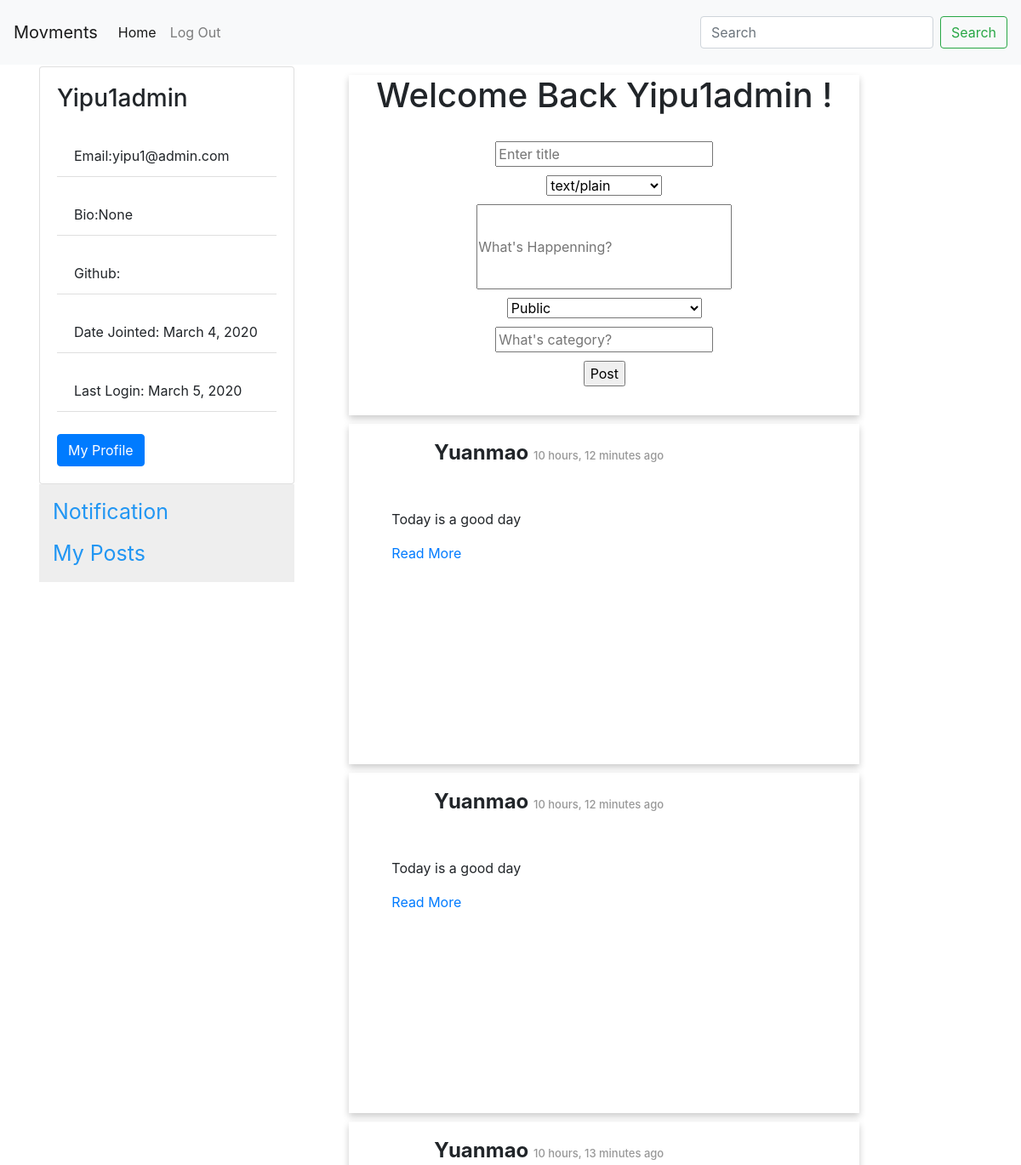
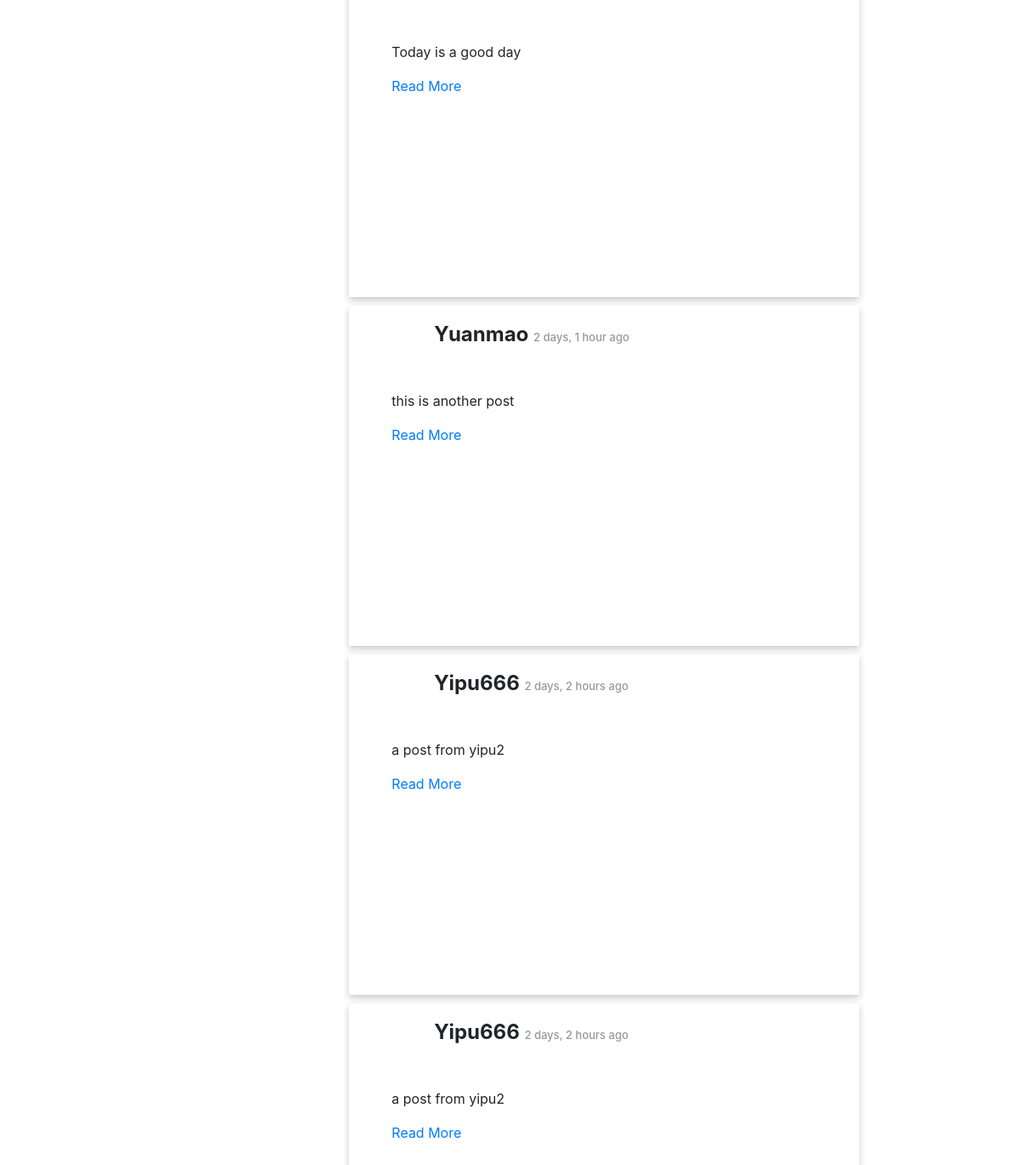
Page /service/posts/ (signed in) on the earlier database version (2 pictures, top to bottom).
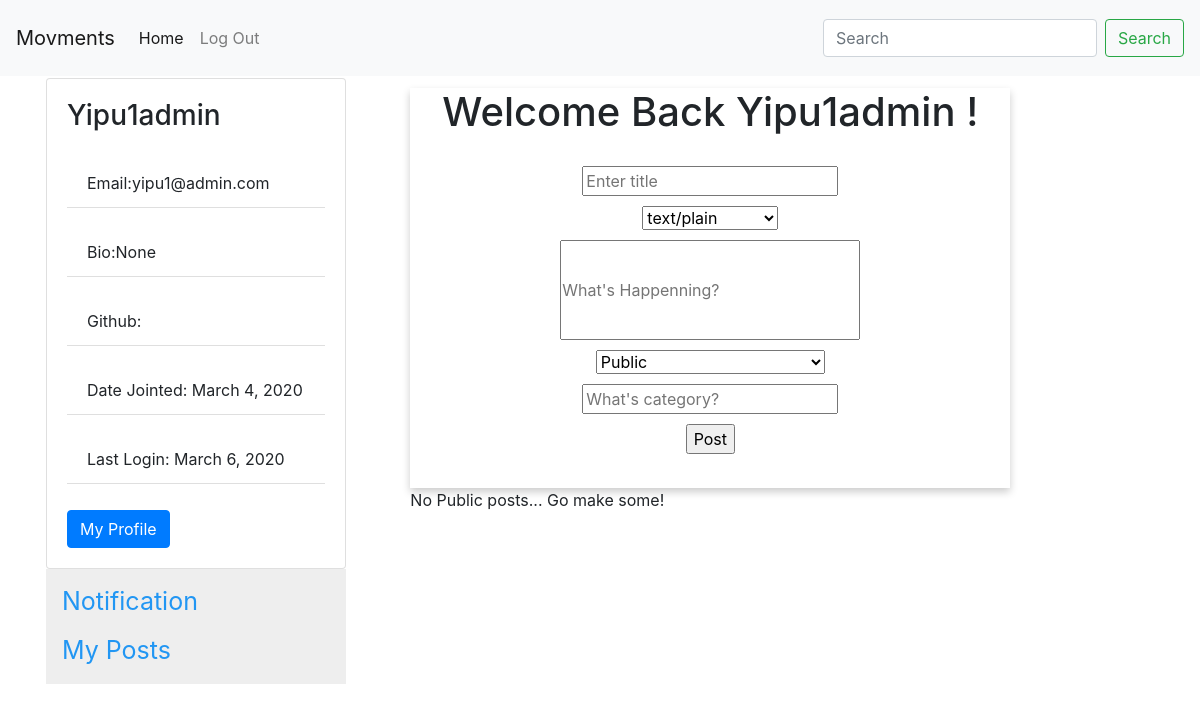
Same page on the later database version.
### accounts/models.py (models this page shows, shortened)
class Author(AbstractBaseUser):
    email=models.EmailField(
        verbose_name='email address',
        max_length=60,
        unique=True,
    )
    uid_str = uuid.uuid4().urn
    uuid_str = uid_str[9:] # str(settings.HOSTNAME)+"/author/"+
    id = models.CharField(primary_key=True, default=uuid_str, editable=False,max_length=100,unique=True)
    displayName = models.CharField(max_length=30)
    host = models.URLField(default=settings.HOSTNAME, max_length=100)
    url = models.URLField(default=uuid_str,max_length=100)
    github = models.URLField(default="", max_length=100, null=True)
    bio = models.CharField(max_length=200, null=True)
    date_joined=models.DateField(verbose_name="date joined", auto_now=True)
    last_login=models.DateField(verbose_name="date joined", auto_now=True)
    is_active=models.BooleanField(default=True)
    is_admin=models.BooleanField(default=False)
    objects=AuthorManager()
    USERNAME_FIELD = 'email'
    REQUIRED_FIELDS = ['displayName', ]

### posting/models.py (models this page shows)
class Post(models.Model):
    POST_VISIBILITY = (
        ('PUBLIC', 'Public'),
        ('PRIVATE', 'Prviate to self'),
        ('FRIENDS', 'Private to friends'),
        ('FOAF', 'Private to friends of friends'),
        ('SERVERONLY', 'Private to local friends'),
    )
    CONTENT_TYPE = {
        ('text', 'text/plain'),
        ('md', 'text/markdown'),
    }
    id = models.UUIDField(primary_key=True, default=uuid.uuid4, editable=False)
    author = models.ForeignKey(Author, on_delete=models.CASCADE)
    title = models.CharField(max_length=50)
    content_type = models.CharField(max_length=4, default = 'text', choices=CONTENT_TYPE)
    content = models.CharField(max_length=200)
    category = models.CharField(max_length=200)
    pub_date = models.DateTimeField('date posted', auto_now_add=True, blank=True)
    visibility = models.CharField(max_length=10, default = 'PUBL', choices=POST_VISIBILITY)

### posting/views.py (the view, shortened to what this page needs)
# urls.py: path('posts/', views.ViewPublicPosts, name='view public posts'),
def ViewPublicPosts(request):
    public_posts = Post.objects.filter(visibility='PUBLIC').order_by('-pub_date')[:10]
    form = PostNewForm(request.POST or None)
    context = {
        'public_post_list': public_posts,
        'form': form,
    }
    return render(request, "posting/publicPosts.html", context)

### posting/forms.py
class PostNewForm(forms.ModelForm):
    class Meta:
        model = Post
        fields = [
            'title',
            'content_type',
            'content',
            'visibility',
            'category',
        ]

### posting/templates/posting/publicPosts.html (shortened to what this page needs)
{% extends 'posting/base.html' %}
{% block shortProfile %}
    {% if request.user.is_authenticated %}
        <div class="short-profile">
            <div class="card" style="width: 300px;">
                <div class="card-body">
                <h3 class="card-title">{{ request.user.displayName }}</h3>
                <p class="card-text">
                    <ul class="list-group list-group-flush">
                        <li class="list-group-item">Email:{{ request.user.email }}</li>
                        <li class="list-group-item">Bio:{{ request.user.bio }}</li>
                        <li class="list-group-item"> Github:{{ request.user.github }}</li>
                        <li class="list-group-item">Date Jointed: {{ request.user.date_joined }}</li>
                        <li class="list-group-item">Last Login: {{ request.user.last_login }}</li>
                    </ul>
                </p>
                <a href="{% url 'accounts:view profile' request.user.id %}" class="btn btn-primary">My Profile</a>
                </div>
            </div>
            <div class="sidenav">
                <a href="#Notifaction">Notification</a>
                <a href="{% url 'posting:view user posts' request.user.id %}">My Posts</a>
            </div>
        </div>
    {% endif %}
{% endblock %}
{% block content %}
    {% if public_post_list %}
        <ul>
            {% for post in public_post_list %}
            <li>
                <div class="post-card">
                    <h4 class="display-name"><b>{{ post.author.displayName }} </b> <span id="timestamp">{{ post.pub_date|timesince }} ago</span></h4>
                    <div class="post-content">
                    <p>{{ post.content }}</p>
                    <a  class="readmore" href="{% url 'posting:view post details' post.id %}">Read More</a>
                    </div>
                </div>
            </li>
            {% endfor %}
        </ul>
    {% else %}
        <p>No Public posts... Go make some!</p>
    {% endif %}
{% endblock %}
{% block newPost %}
    {% if request.user.is_authenticated %}
        <div class="post-card">
            <form action="." method="POST" class="post-form">
                <h1>Welcome Back {{ request.user.displayName }} !</h1>
                {{ form.as_ul }}
                <input type="submit" value="Post">
            </form>
        </div>
    {% endif %}
{% endblock %}

Differences in the rows shown:
removed Post: author.displayName "Yuanmao", pub_date "10 hours, 12 minutes", content "Today is a good day"
removed Post: author.displayName "Yuanmao", pub_date "10 hours, 12 minutes", content "Today is a good day"
removed Post: author.displayName "Yuanmao", pub_date "10 hours, 13 minutes", content "Today is a good day"
removed Post: author.displayName "Yuanmao", pub_date "2 days, 1 hour", content "this is another post"
removed Post: author.displayName "Yipu666", pub_date "2 days, 2 hours", content "a post from yipu2"
removed Post: author.displayName "Yipu666", pub_date "2 days, 2 hours", content "a post from yipu2"
changed Author "Yipu1admin": user.last_login "March 5, 2020" → "March 6, 2020"
Other differences:
text now shown: "No Public posts... Go make some!"
